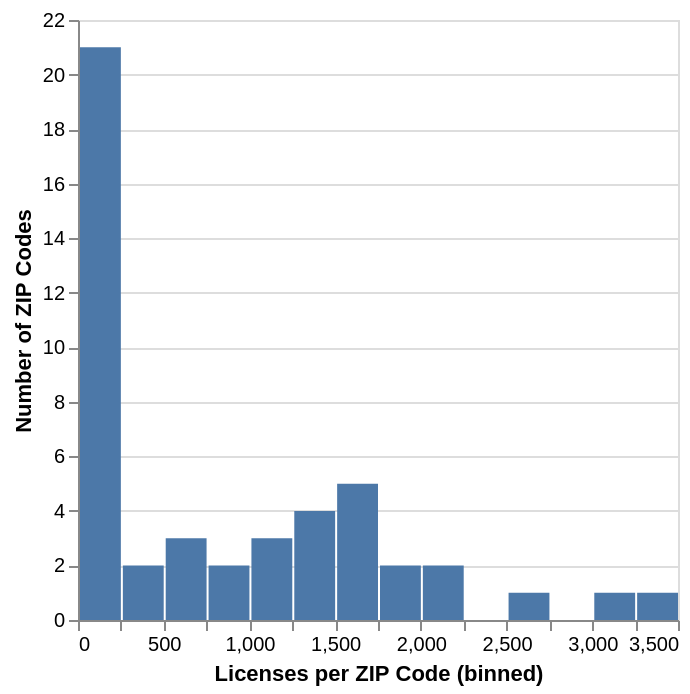

Notebook cell for this chart:
### Markdown cell above
#### Exploratory Plot 4

+ Question: how are licenses spread across ZIP codes?
+ Histogram of total licenses per ZIP code, using `aggregate` (sum) by ZIP and bins of 250

### Code cell
alt.Chart(zip_species).mark_bar().transform_aggregate(
    Total='sum(Licenses)',
    groupby=['ZIP']
).encode(
    alt.X('Total:Q', bin=alt.BinParams(step=250), axis=alt.Axis(title='Licenses per ZIP Code (binned)')),
    alt.Y('count()', axis=alt.Axis(title='Number of ZIP Codes'))
)

### Figure 1 — Vega-Lite specification as saved in the notebook (floating-point values rounded to 4 significant figures)
{"$schema": "https://vega.github.io/schema/vega-lite/v5.20.1.json", "config": {"view": {"continuousHeight": 300, "continuousWidth": 300}}, "data": {"name": "data-f50a0af3764c55745fc44cedb843371f"}, "datasets": {"data-f50a0af3764c55745fc44cedb843371f": [{"Licenses": 262, "ZIP": "98101", "species": "Cat"}, {"Licenses": 317, "ZIP": "98101", "species": "Dog"}, {"Licenses": 562, "ZIP": "98102", "species": "Cat"}, {"Licenses": 709, "ZIP": "98102", "species": "Dog"}, {"Licenses": 1050, "ZIP": "98103", "species": "Cat"}, {"Licenses": 2088, "ZIP": "98103", "species": "Dog"}, {"Licenses": 238, "ZIP": "98104", "species": "Cat"}, {"Licenses": 262, "ZIP": "98104", "species": "Dog"}, {"Licenses": 514, "ZIP": "98105", "species": "Cat"}, {"Licenses": 1032, "ZIP": "98105", "species": "Dog"}, {"Licenses": 351, "ZIP": "98106", "species": "Cat"}, {"Licenses": 855, "ZIP": "98106", "species": "Dog"}, {"Licenses": 708, "ZIP": "98107", "species": "Cat"}, {"Licenses": 1074, "ZIP": "98107", "species": "Dog"}, {"Licenses": 230, "ZIP": "98108", "species": "Cat"}, {"Licenses": 578, "ZIP": "98108", "species": "Dog"}, {"Licenses": 704, "ZIP": "98109", "species": "Cat"}, {"Licenses": 922, "ZIP": "98109", "species": "Dog"}, {"Licenses": 1, "ZIP": "98110", "species": "Cat"}, {"Licenses": 2, "ZIP": "98111", "species": "Dog"}, {"Licenses": 457, "ZIP": "98112", "species": "Cat"}, {"Licenses": 981, "ZIP": "98112", "species": "Dog"}, {"Licenses": 4, "ZIP": "98113", "species": "Cat"}, {"Licenses": 3, "ZIP": "98113", "species": "Dog"}, {"Licenses": 1037, "ZIP": "98115", "species": "Cat"}, {"Licenses": 2463, "ZIP": "98115", "species": "Dog"}, {"Licenses": 414, "ZIP": "98116", "species": "Cat"}, {"Licenses": 1099, "ZIP": "98116", "species": "Dog"}, {"Licenses": 768, "ZIP": "98117", "species": "Cat"}, {"Licenses": 1787, "ZIP": "98117", "species": "Dog"}, {"Licenses": 534, "ZIP": "98118", "species": "Cat"}, {"Licenses": 1395, "ZIP": "98118", "species": "Dog"}, {"Licenses": 549, "ZIP": "98119", "species": "Cat"}, {"Licenses": 917, "ZIP": "98119", "species": "Dog"}, {"Licenses": 350, "ZIP": "98121", "species": "Cat"}, {"Licenses": 410, "ZIP": "98121", "species": "Dog"}, {"Licenses": 793, "ZIP": "98122", "species": "Cat"}, {"Licenses": 1228, "ZIP": "98122", "species": "Dog"}, {"Licenses": 3, "ZIP": "98124", "species": "Cat"}, {"Licenses": 2, "ZIP": "98124", "species": "Dog"}, {"Licenses": 766, "ZIP": "98125", "species": "Cat"}, {"Licenses": 1432, "ZIP": "98125", "species": "Dog"}, {"Licenses": 323, "ZIP": "98126", "species": "Cat"}, {"Licenses": 925, "ZIP": "98126", "species": "Dog"}, {"Licenses": 4, "ZIP": "98127", "species": "Cat"}, {"Licenses": 5, "ZIP": "98127", "species": "Dog"}, {"Licenses": 2, "ZIP": "98131", "species": "Cat"}, {"Licenses": 1, "ZIP": "98132", "species": "Dog"}, {"Licenses": 447, "ZIP": "98133", "species": "Cat"}, {"Licenses": 806, "ZIP": "98133", "species": "Dog"}, {"Licenses": 6, "ZIP": "98134", "species": "Cat"}, {"Licenses": 9, "ZIP": "98134", "species": "Dog"}, {"Licenses": 251, "ZIP": "98136", "species": "Cat"}, {"Licenses": 766, "ZIP": "98136", "species": "Dog"}, {"Licenses": 4, "ZIP": "98139", "species": "Dog"}, {"Licenses": 509, "ZIP": "98144", "species": "Cat"}, {"Licenses": 1090, "ZIP": "98144", "species": "Dog"}, {"Licenses": 1, "ZIP": "98145", "species": "Cat"}, {"Licenses": 1, "ZIP": "98145", "species": "Dog"}, {"Licenses": 85, "ZIP": "98146", "species": "Cat"}, {"Licenses": 292, "ZIP": "98146", "species": "Dog"}, {"Licenses": 1, "ZIP": "98147", "species": "Dog"}, {"Licenses": 7, "ZIP": "98148", "species": "Dog"}, {"Licenses": 11, "ZIP": "98155", "species": "Cat"}, {"Licenses": 25, "ZIP": "98155", "species": "Dog"}, {"Licenses": 8, "ZIP": "98164", "species": "Cat"}, {"Licenses": 4, "ZIP": "98164", "species": "Dog"}, {"Licenses": 2, "ZIP": "98165", "species": "Cat"}, {"Licenses": 4, "ZIP": "98166", "species": "Cat"}, {"Licenses": 6, "ZIP": "98166", "species": "Dog"}, {"Licenses": 9, "ZIP": "98168", "species": "Cat"}, {"Licenses": 22, "ZIP": "98168", "species": "Dog"}, {"Licenses": 2, "ZIP": "98175", "species": "Dog"}, {"Licenses": 123, "ZIP": "98177", "species": "Cat"}, {"Licenses": 434, "ZIP": "98177", "species": "Dog"}, {"Licenses": 90, "ZIP": "98178", "species": "Cat"}, {"Licenses": 216, "ZIP": "98178", "species": "Dog"}, {"Licenses": 6, "ZIP": "98188", "species": "Cat"}, {"Licenses": 7, "ZIP": "98188", "species": "Dog"}, {"Licenses": 2, "ZIP": "98195", "species": "Cat"}, {"Licenses": 1, "ZIP": "98198", "species": "Cat"}, {"Licenses": 5, "ZIP": "98198", "species": "Dog"}, {"Licenses": 459, "ZIP": "98199", "species": "Cat"}, {"Licenses": 1180, "ZIP": "98199", "species": "Dog"}]}, "encoding": {"x": {"axis": {"title": "Licenses per ZIP Code (binned)"}, "bin": {"step": 250}, "field": "Total", "type": "quantitative"}, "y": {"aggregate": "count", "axis": {"title": "Number of ZIP Codes"}, "type": "quantitative"}}, "mark": {"type": "bar"}, "transform": [{"aggregate": [{"as": "Total", "field": "Licenses", "op": "sum"}], "groupby": ["ZIP"]}]}
